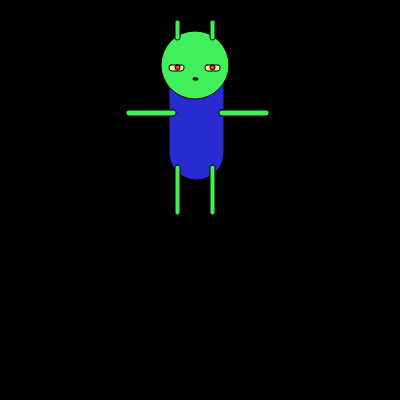
Frame 1 (no input)
Frame 60 (no input): identical to frame 1, image omitted
Frame 120 (the mouse pressed at the canvas centre since frame 60): identical to frame 1, image omitted

The p5.js sketch that drew this single still picture (run headless with seeded random() and noise() and a simulated clock; from frame 60 on, the mouse is pressed at the canvas centre):

// p5.js sketch
// ── sketch.js
function setup() {
  createCanvas(400, 400);
}

function draw() {
  background(0);

  
  fill("#272BD1");//outfit
  rect(169, 60, 55, 120, 88);
  fill("#3FF05C")//antenna and head
  ellipse(195, 65, 68, 68);
  rect(175, 20, 5, 20, 2, 2, 10, 5);
  rect(210, 20, 5, 20, 2, 2, 10, 5);
  fill("#F5EF9B");//eyes1
  rect(169, 65, 15, 6, 2, 2, 10, 5);
  rect(205, 65, 15, 6, 2, 2, 10, 5);
  fill("#EA3D3D");//eyes2
  rect(210, 65, 5, 5, 2, 2, 10, 5);
  rect(175, 65, 5, 5, 2, 2, 10, 5);
  fill("#000000");// mouth or nose
  rect(193, 78, 5, 2, 2, 2, 10, 5);
  fill("#3FF05C");//arms?
  rect(126, 110, 50, 6, 2, 2, 10, 5);
  rect(219, 110, 50, 6, 2, 2, 10, 5);
  fill("#3FF05C");
  rect(175, 165, 5, 50, 2, 2, 10, 5);
  rect(210, 165, 5, 50, 2, 2, 10, 5);
}
